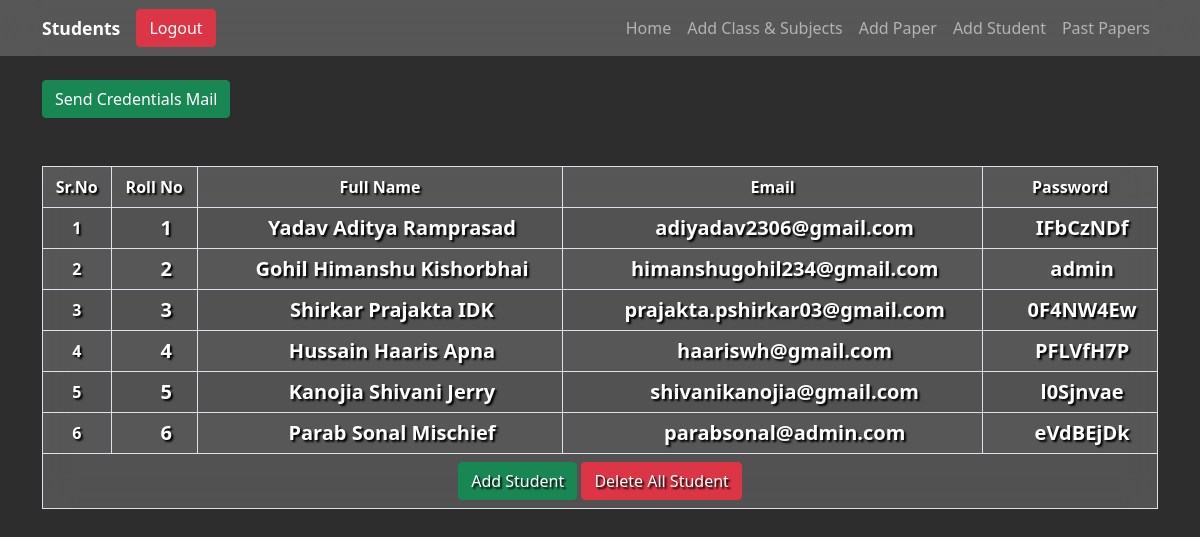
The page /admin/student.php?class_id=15 (signed in) on the database its author committed.
### tables this page shows
CREATE TABLE `student` (
  `id` int(255) NOT NULL,
  `name` varchar(30) NOT NULL,
  `rollno` int(4) NOT NULL,
  `class_id` int(255) NOT NULL,
  `phone` varchar(30) NOT NULL,
  `email` varchar(50) NOT NULL,
  `pwd` varchar(50) NOT NULL,
  `isLoggedIn` tinyint(1) NOT NULL
);

### admin/student.php (the view, shortened to what this page needs)
<?php include "../DB/db.php" ?>
<?php $cssFiles = "<link rel='stylesheet' href='../assets/css/student_profile.css'/>" ?>
<?php include "../includes/header.php" ?>
<div class="app">
    <?php include "../includes/navbar-admin.php" ?>
    <div class="container mt-4">
        <a href="index.php?mail=true&class_id=<?php echo $_GET['class_id'] ?>" class="btn btn-success">Send Credentials Mail</a>
    </div>
    <div class="container">
        <section id="allDepartment">
            <div class="table-responsive mt-5">
                <table class="table table-striped table-hover table-bordered blurred-bg">
                    <thead>
                        <tr>
                            <th>Sr.No</th>
                            <th>Roll No</th>
                            <th>Full Name</th>
                            <th>Email</th>
                            <th>Password</th>
                        </tr>
                    </thead>
                    <tbody>
                        <?php
                        $query = mysqli_query($con, "SELECT * FROM `student` WHERE `class_id` = " . $_GET['class_id']);
                        $srno = 0;
                        ?>
                        <?php while ($row = mysqli_fetch_assoc($query)) : ?>
                            <tr>
                                <td><?php echo ++$srno; ?></td>
                                <td>
                                    <h5 class="fw-bold d-flex align-items-center justify-content-center ps-4 subject"><?php echo $row['rollno']; ?></h5>
                                </td>
                                <td>
                                    <h5 class="fw-bold d-flex align-items-center justify-content-center ps-4 subject"><?php echo $row['name']; ?></h5>
                                </td>
                                <td>
                                    <h5 class="fw-bold d-flex align-items-center justify-content-center ps-4 subject"><?php echo $row['email']; ?></h5>
                                </td>
                                <td>
                                    <h5 class="fw-bold d-flex align-items-center justify-content-center ps-4 subject"><?php echo $row['pwd']; ?></h5>
                                </td>
                            </tr>
                        <?php endwhile; ?>
                        <tr>
                            <td colspan="5">
                                <a href="addstudents.php?class_id=<?php echo $_GET['class_id'] ?>" class="btn btn-success">Add Student</a>
                                <a href="addstudents.php?delete=true&class_id=<?php echo $_GET['class_id'] ?>" class="btn btn-danger">Delete All Student</a>
                            </td>
                        </tr>
                    </tbody>
                </table>
            </div>
        </section>
    </div>
</div>
<?php include "../includes/footer.php" ?>

### assets/css/style.css (style rules this page uses)
* { margin: 0; padding: 0; box-sizing: border-box; }
.app { width: 100vw; height: 100vh; background-color: rgba(45, 45, 45); overflow-y: auto; }
h2, h5 { margin: 0; }
.subject { height: 100%; }
.blurred-bg { background: rgba(255, 255, 255, 0.2) !important; backdrop-filter: blur(15px) !important; }
.blurred-bg tr, .blurred-bg td { color: white; text-shadow: 2px 2px 2px #000; font-weight: bold; background-color: transparent; text-align: center; }

### rows shown on the page
student: rollno "1", name "Yadav Aditya Ramprasad", email "adiyadav2306@gmail.com", pwd "IFbCzNDf"
student: rollno "2", name "Gohil Himanshu Kishorbhai", email "himanshugohil234@gmail.com", pwd "admin"
student: rollno "3", name "Shirkar Prajakta IDK", email "prajakta.pshirkar03@gmail.com", pwd "0F4NW4Ew"
student: rollno "4", name "Hussain Haaris Apna", email "haariswh@gmail.com", pwd "PFLVfH7P"
student: rollno "5", name "Kanojia Shivani Jerry", email "shivanikanojia@gmail.com", pwd "l0Sjnvae"
student: rollno "6", name "Parab Sonal Mischief", email "parabsonal@admin.com", pwd "eVdBEjDk"

### other values the page prints
explode(" | ", $headerTitle)[0] "Students"
